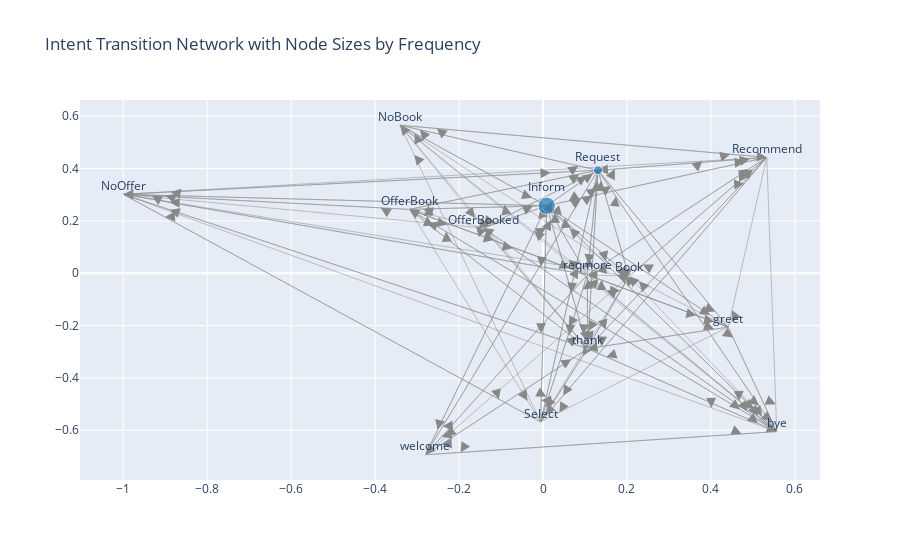

Notebook source saved alongside this figure:
### Code cell
import pandas as pd
import networkx as nx
import plotly.graph_objects as go

data = {
    'intent_from': transition_stats['intent_from'],
    'intent_to': transition_stats['intent_to'],
    'frequency': transition_stats['frequency_within_domain']  # Transition frequencies
}
df = pd.DataFrame(data)

# Create a directed graph using NetworkX
G = nx.DiGraph()

# Add edges with weights (frequencies)
for _, row in df.iterrows():
    G.add_edge(row['intent_from'], row['intent_to'], weight=row['frequency'])

# Calculate node frequencies (in-degree + out-degree frequencies)
node_frequencies = {node: 0 for node in G.nodes()}
for _, row in df.iterrows():
    node_frequencies[row['intent_from']] += row['frequency']
    node_frequencies[row['intent_to']] += row['frequency']

# Create positions for nodes
pos = nx.spring_layout(G, seed=42)

# Extract edges and weights
edges = list(G.edges(data=True))
edge_x = []
edge_y = []
arrow_x = []
arrow_y = []

for edge in edges:
    x0, y0 = pos[edge[0]]
    x1, y1 = pos[edge[1]]

    # Add lines for edges
    edge_x.extend([x0, x1, None])
    edge_y.extend([y0, y1, None])

    # Calculate arrowhead position closer to the target node
    arrow_x.append(x1 - 0.1 * (x1 - x0))  # Move 10% back along the line
    arrow_y.append(y1 - 0.1 * (y1 - y0))  # Move 10% back along the line

# Create edge traces
edge_trace = go.Scatter(
    x=edge_x, y=edge_y,
    line=dict(width=0.5, color='#888'),
    hoverinfo='none',
    mode='lines'
)


arrow_trace = go.Scatter(
    x=arrow_x, y=arrow_y,
    mode='markers',
    marker=dict(size=10, color='#888', symbol='arrow-bar-up', angleref="previous"),
    hoverinfo='none'
)

# Create node traces with dynamic sizes based on frequency
node_x = []
node_y = []
node_labels = []
node_sizes = []
for node in G.nodes():
    x, y = pos[node]
    node_x.append(x)
    node_y.append(y)
    node_labels.append(node)
    node_sizes.append(node_frequencies[node])  # Set size based on frequency

node_trace = go.Scatter(
    x=node_x, y=node_y,
    mode='markers+text',
    marker=dict(
        size=[size * 2 for size in node_sizes],  # Scale sizes for better visualization
        color='#1f77b4'
    ),
    text=node_labels,
    textposition="top center"
)

# Add to figure
fig = go.Figure(data=[edge_trace, arrow_trace, node_trace])
fig.update_layout(
    title="Intent Transition Network with Node Sizes by Frequency",
    showlegend=False
)

fig.show()
fig.write_html("intent_transitions_graph.html")

### Figure 1 — Plotly figure (JSON) as saved in the notebook; plotly's stock layout.template omitted (floating-point values rounded to 4 significant figures; data arrays with more than 128 entries replaced by an {"elided": "..."} marker saying what was removed)
{"data": [{"hoverinfo": "none", "line": {"color": "#888", "width": 0.5}, "mode": "lines", "type": "scatter", "x": {"elided": "405 float values"}, "y": {"elided": "405 float values"}}, {"hoverinfo": "none", "marker": {"angleref": "previous", "color": "#888", "size": 10, "symbol": "arrow-bar-up"}, "mode": "markers", "type": "scatter", "x": {"elided": "135 float values"}, "y": {"elided": "135 float values"}}, {"marker": {"color": "#1f77b4", "size": [17.44, 8.84, 1.8, 0.44, 0.44, 2.56, 0.38, 0.3, 0.14, 0.12, 1.4, 0.62, 0.36, 0.44]}, "mode": "markers+text", "text": ["Inform", "Request", "thank", "NoOffer", "Recommend", "reqmore", "bye", "Select", "NoBook", "greet", "Book", "welcome", "OfferBooked", "OfferBook"], "textposition": "top center", "type": "scatter", "x": [0.008727, 0.1309, 0.106, -1.0, 0.533, 0.1056, 0.5568, -0.005822, -0.3404, 0.4411, 0.2047, -0.28, -0.142, -0.3185], "y": [0.2578, 0.3935, -0.2881, 0.3016, 0.4427, -0.005724, -0.6052, -0.5682, 0.5655, -0.2057, -0.01166, -0.6936, 0.1729, 0.2441]}], "layout": {"showlegend": false, "title": {"text": "Intent Transition Network with Node Sizes by Frequency"}}}
